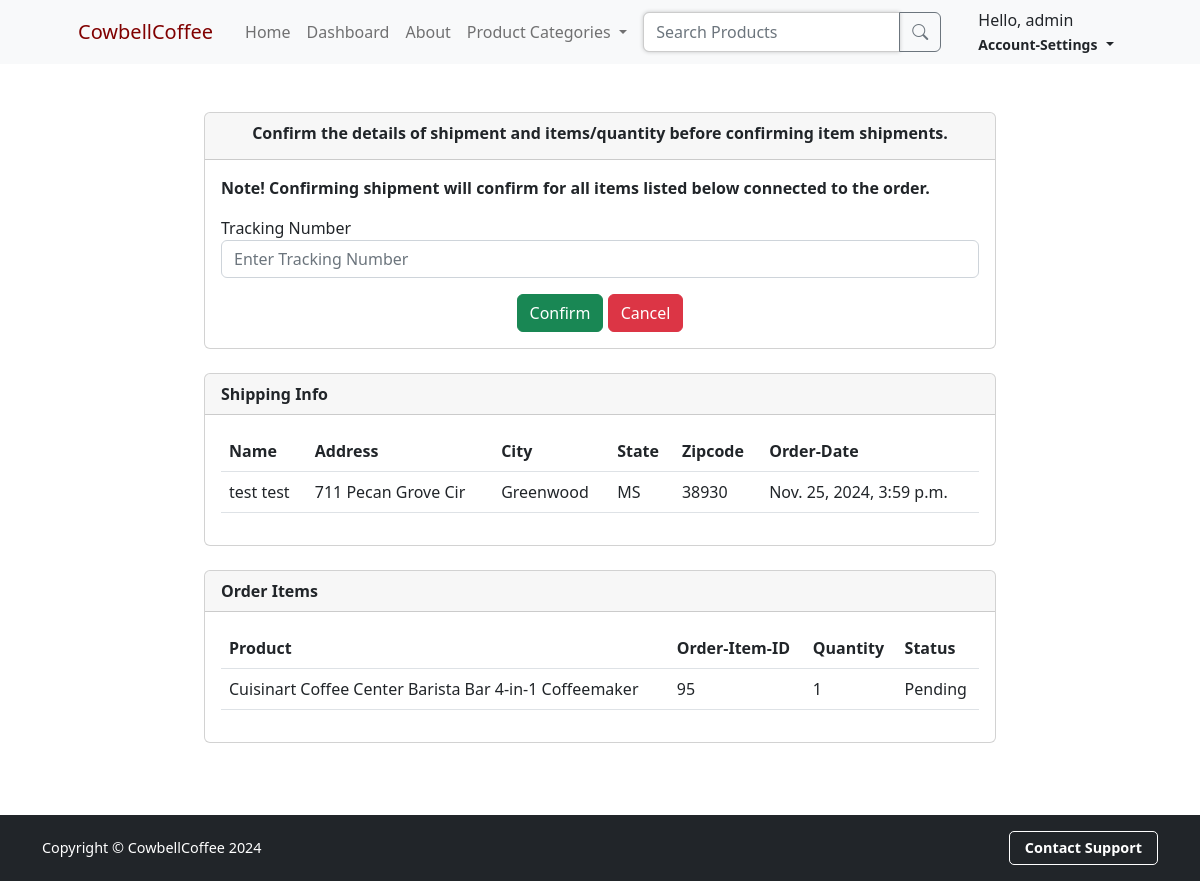
Page /sellerDashboard/update-order-status/95/ (signed in) on the committed database.
### buyerCheckout/models.py (models this page shows, shortened)
class Order(models.Model):
    user = models.ForeignKey(User, on_delete=models.CASCADE, null=True, blank=True)  # User may be None
    full_name = models.CharField(max_length=255, blank=True)  # Will be filled during checkout
    email = models.EmailField(blank=True)  # Will be filled during checkout
    address1 = models.CharField(max_length=255, blank=True)  # Will be filled during checkout
    address2 = models.CharField(max_length=255, null=True, blank=True)  # Will be filled during checkout
    city = models.CharField(max_length=255, blank=True)  # Will be filled during checkout
    state = models.CharField(max_length=255, blank=True)  # Will be filled during checkout
    zipcode = models.CharField(max_length=255, blank=True)  # Will be filled during checkout
    total = models.DecimalField(max_digits=10, decimal_places=2)  # Calculated during checkout
    created_at = models.DateTimeField(auto_now_add=True)  # Auto-created when order is created
    shipped = models.BooleanField(default=False)  # Can be set later when order is shipped
    paid = models.BooleanField(default=False)

class OrderItem(models.Model):
    user = models.ForeignKey(User, on_delete=models.CASCADE, null=True)
    order = models.ForeignKey(Order, on_delete=models.CASCADE, null=True)
    product = models.ForeignKey(Product, on_delete=models.CASCADE)
    quantity = models.PositiveIntegerField(default=1)  # Quantity of the product ordered
    price = models.DecimalField(max_digits=7, decimal_places=2)  # Price of the product
    seller_ship = models.BooleanField(default=False)
    tracking_number = models.CharField(max_length=255, blank=True, null=True)  # Add tracking number field

### buyerStore/models.py (models this page shows, shortened)
class Product(models.Model):
    name = models.CharField(max_length=50, blank=False)
    price = models.DecimalField(decimal_places=2, max_digits=6, blank=False)
    category = models.ForeignKey(Category, on_delete=models.CASCADE, blank=False)
    description = models.CharField(max_length=1000, default='', blank=False)
    image = CloudinaryField('image')
    is_sale = models.BooleanField(default=False)
    sale_price = models.DecimalField(default=0, decimal_places=2, max_digits=6)
    seller = models.ForeignKey(User, on_delete=models.CASCADE, related_name='products')

### sellerDashboard/views.py (the view, shortened to what this page needs)
# urls.py: path('update-order-status/<int:order_item_id>/', views.update_order_status, name='update_order_status'),
def update_order_status(request, order_item_id):
    if not request.user.is_authenticated:
        messages.error(request, "You must be logged in as a seller to view your dashboard")
        return redirect('login')
    if request.user.profile.account_type == 'buyer':
        messages.error(request, "You are not allowed to view this page")
        return redirect('home')
    order_item = get_object_or_404(OrderItem, id=order_item_id)
    order = order_item.order  # Access the related order
    order_info = {
        'fullname': order.full_name,
        'address': f"{order.address1 or ''} {order.address2 or ''}".strip(),
        'city': order.city,
        'state': order.state,
        'zipcode': order.zipcode,
        'created_at': order.created_at
    }
    order_items = OrderItem.objects.filter(order=order, product__seller=request.user)
    return render(request, 'update_order_status.html', {
        'order_id': order.id,
        'order_items': order_items,
        'order_info': order_info,
    })

### cart/context_processors.py (called while the page is built)
def cart(request):
    return {'cart': Cart(request)}

### sellerDashboard/templates/update_order_status.html (shortened to what this page needs)
{% extends 'base.html' %}
{% block content %}
{% if order_id %}
<div class="row">
    <div class="col-md-8 offset-md-2">
        <div class="card mb-4">
                <div class="card-header">
                    <center>
                    <label for="amount"><h6><strong>Confirm the details of shipment and items/quantity before confirming item shipments.</strong></h6></label>
                    </center>
                </div>
                <div class="card-body">
                    <p><strong> Note! Confirming shipment will confirm for all items listed below connected to the order.</p></strong>
                    <form method="POST" id="ship_confirm">
                        <div class="form-group">
                            <label for="tracking_number">Tracking Number</label>
                            <input type="text" name="tracking_number" id="tracking_number" class="form-control" placeholder="Enter Tracking Number" required>
                        </div>
                        <center>
                            <button type="submit" class="btn btn-success mt-3">Confirm</button>
                    </form>
                        <a href="{% url 'seller_dashboard' %}" class="btn btn-danger mt-3">Cancel</a>
                </div>
        </div>
    </div>
        <div class="col-md-8 offset-md-2">
            <div class="card mb-4">
                <div class="card-header">
                    <strong>Shipping Info</strong>
                </div>
                <div class="card-body">
                    <table class="table">
                        <thead>
                            <tr>
                                <th>Name</th>
                                <th>Address</th>
                                <th>City</th>
                                <th>State</th>
                                <th>Zipcode</th>
                                <th>Order-Date</th>
                            </tr>
                        </thead>
                        <tbody>
                            <tr>
                                <td>{{ order_info.fullname }}</td>
                                <td>{{ order_info.address }}</td>
                                <td>{{ order_info.city }}</td>
                                <td>{{ order_info.state }}</td>
                                <td>{{ order_info.zipcode }}</td>
                                <td>{{ order_info.created_at }}</td>
                            </tr>
                        </tbody>
                    </table>
                </div>
            </div>
        </div>
        <div class="col-md-8 offset-md-2">
            <div class="card">
                <div class="card-header">
                    <strong>Order Items</strong>
                </div>
                <div class="card-body">
                    <table class="table">
                        <thead>
                            <tr>
                                <th>Product</th>
                                <th>Order-Item-ID</th>
                                <th>Quantity</th>
                                <th>Status</th>
                            </tr>
                        </thead>
                        <tbody>
                            {% for order_item in order_items %}
                            <tr>
                                <td>{{ order_item.product.name }}</td>
                                <td>{{ order_item.id }}</td>
                                <td>{{ order_item.quantity }}</td>
                                <td>{% if order_item.status %}Shipped{% else %}Pending{% endif %}</td>
                            </tr>
                            {% endfor %}
                        </tbody>
                    </table>
                </div>
            </div>
        </div>
    </div>
    <br/>
</div>
<br/><br/>
{% endif %}
{% endblock %}

### buyerStore/templates/navbar.html (shortened to what this page needs)
<nav class="navbar navbar-expand-lg navbar-light bg-light">
    <div class="container px-4 px-lg-5">
        <a class="navbar-brand" href="{% url 'home' %}" style="color:maroon;">CowbellCoffee</a>
        <div class="collapse navbar-collapse" id="navbarSupportedContent">
            <ul class="navbar-nav me-auto mb-2 mb-lg-0 ms-lg-2">
                {% if user.is_authenticated %}
                    {% if user.profile.account_type != 'seller' %}
                        <li class="nav-item"><a class="nav-link" href="{% url 'home' %}">Home</a></li>
                    {% else %}
                        <li class="nav-item"><a class="nav-link" href="{% url 'home'%}">Home</a></li>
                        <li class="nav-item"><a class="nav-link" href="{% url 'seller_dashboard' %}">Dashboard</a></li>
                    {% endif %}
                {% endif %}
                <li class="nav-item"><a class="nav-link" href="{% url 'about'%}">About</a></li>
                <li class="nav-item dropdown">
                    <a class="nav-link dropdown-toggle" id="navbarDropdown" href="#" role="button" data-bs-toggle="dropdown" aria-expanded="false"> Product Categories </a>
                </li>
                <form class="d-flex" method="GET" action="{% url 'product_search' %}">
                    <div class="input-group">
                        <input
                            class="form-control"
                            type="search"
                            placeholder="Search Products"
                            aria-label="Search"
                            name="query"
                            style="outline: none; box-shadow: 0 0 4px rgba(0, 0, 0, 0.2); border: 1px solid #ccc; transition: border-color 0.3s;"
                            onfocus="this.style.borderColor='#007bff';"
                            onblur="this.style.borderColor='#ccc';"
                        >
                            <button class="btn btn-outline-secondary" type="submit">
                            <i class="bi bi-search"></i>
                        </button>
                    </div>
                </form>
            </ul>
            {% if user.is_authenticated %}
                    <div class="nav-item dropdown">
                        <a class="nav-link dropdown-toggle" id="navbarDropdown" href="#" role="button" data-bs-toggle="dropdown" aria-expanded="false">
                            <div>
                                Hello, {{ user.username }}
                            </div>
                            <small class="account-services"><strong>Account-Settings</strong></small>
                        </a>
                    </div>
            {% endif %}
        </div>
    </div>
</nav>

### rows in the picture
Order: fullname "test test", address "711 Pecan Grove Cir", city "Greenwood", state "MS", zipcode "38930", created_at "Nov. 25, 2024, 3:59 p.m."
OrderItem: product.name "Cuisinart Coffee Center Barista Bar 4-in-1 Coffeemaker", id "95", quantity "1"

### other values in the picture
{{ user.username }} "admin"
